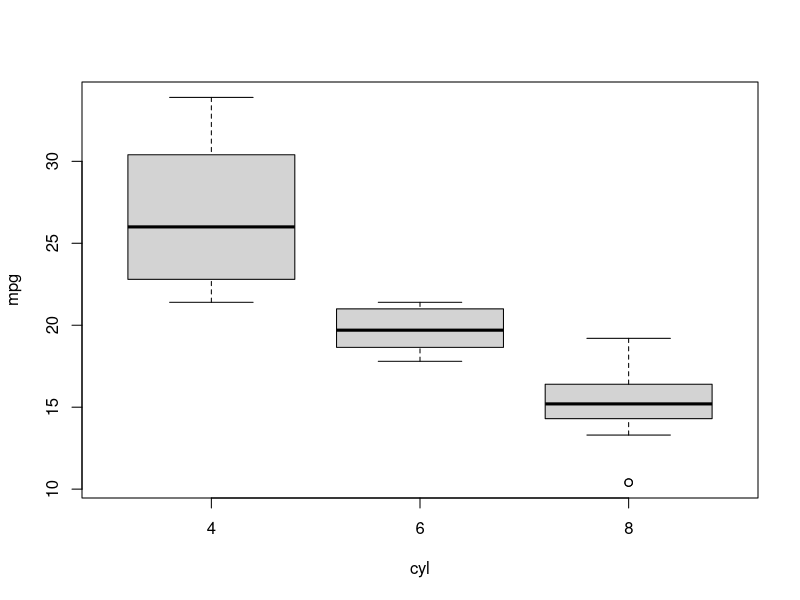
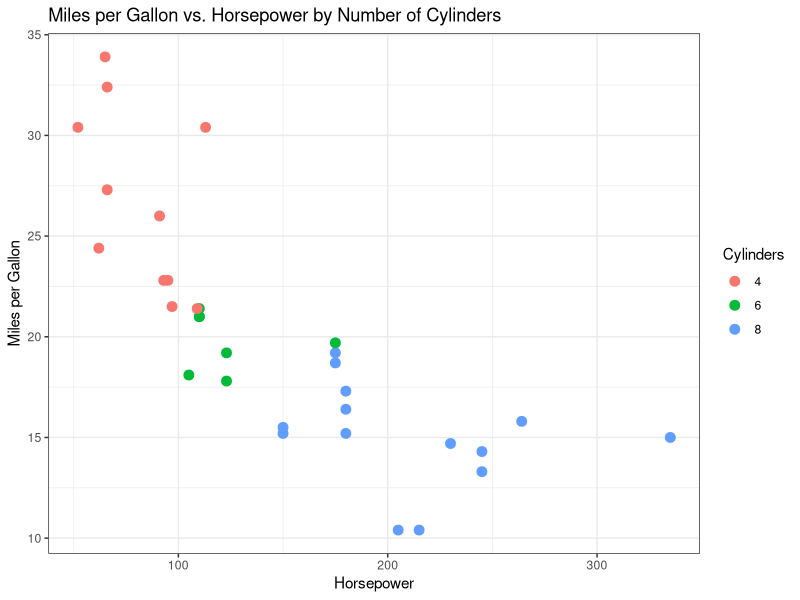
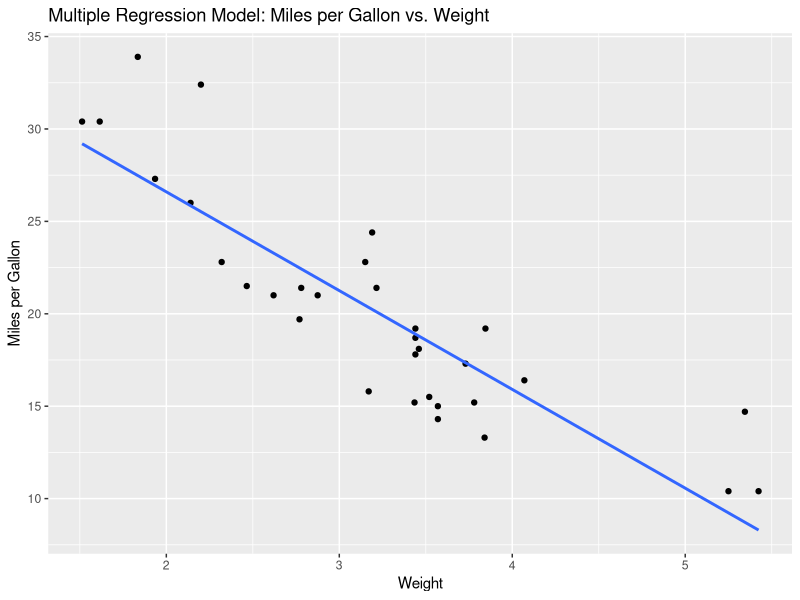

Source code (R) for these figures, in order:
#a
data(mtcars)
dim(mtcars)
summary(mtcars)



#b
correlations <- cor(mtcars[, -9])
mpg_correlations <- correlations[, 1] 
mpg_correlations <- sort(mpg_correlations, decreasing = TRUE) 
head(mpg_correlations, n = 4)
tail(mpg_correlations, n = 3)

#c
boxplot(mpg~cyl,data=mtcars)

#d
data(mtcars)
library(ggplot2)
ggplot(mtcars, aes(x = hp, y = mpg, color = factor(cyl))) +
  geom_point(size = 3) +
  labs(title = "Miles per Gallon vs. Horsepower by Number of Cylinders",
       x = "Horsepower", y = "Miles per Gallon", color = "Cylinders") +
  theme_bw()


#e
data(mtcars)
model <- lm(mpg ~ disp + hp + wt, data = mtcars)
summary(model)

MSE <- mean(model$residuals^2)
cat("MSE =", MSE, "\n")
library(ggplot2)
ggplot(mtcars, aes(x = wt, y = mpg)) +
  geom_point() +
  geom_smooth(method = "lm", formula = y ~ x, se = FALSE) +
  labs(title = "Multiple Regression Model: Miles per Gallon vs. Weight",
       x = "Weight", y = "Miles per Gallon")
